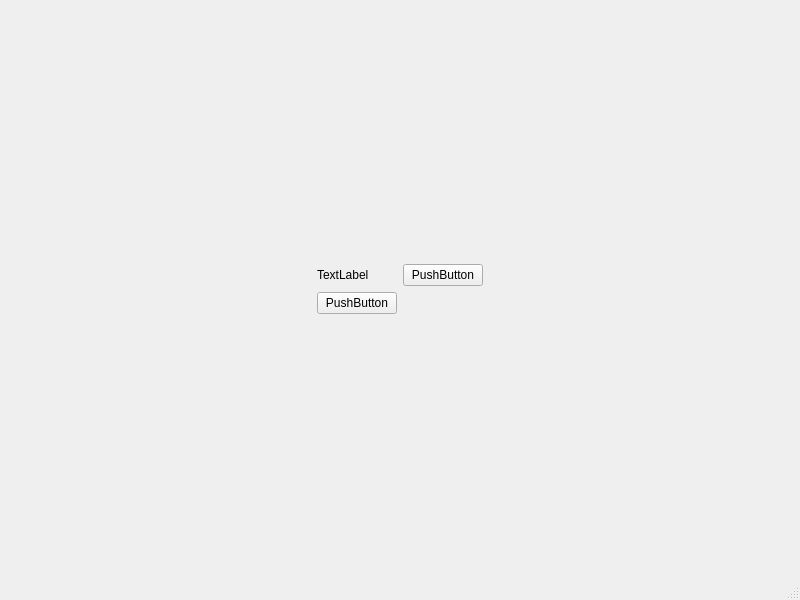
<?xml version="1.0" encoding="UTF-8"?>
<ui version="4.0">
 <class>MainWindow</class>
 <widget class="QMainWindow" name="MainWindow">
  <property name="geometry">
   <rect>
    <x>0</x>
    <y>0</y>
    <width>800</width>
    <height>600</height>
   </rect>
  </property>
  <property name="windowTitle">
   <string>MainWindow</string>
  </property>
  <widget class="QWidget" name="centralwidget">
   <layout class="QGridLayout" name="gridLayout">
    <item row="1" column="1">
     <widget class="QLabel" name="label">
      <property name="text">
       <string>TextLabel</string>
      </property>
     </widget>
    </item>
    <item row="0" column="1">
     <spacer name="verticalSpacer">
      <property name="orientation">
       <enum>Qt::Vertical</enum>
      </property>
      <property name="sizeHint" stdset="0">
       <size>
        <width>20</width>
        <height>40</height>
       </size>
      </property>
     </spacer>
    </item>
    <item row="1" column="2">
     <widget class="QPushButton" name="pushButton">
      <property name="text">
       <string>PushButton</string>
      </property>
     </widget>
    </item>
    <item row="3" column="1">
     <spacer name="verticalSpacer_2">
      <property name="orientation">
       <enum>Qt::Vertical</enum>
      </property>
      <property name="sizeHint" stdset="0">
       <size>
        <width>20</width>
        <height>40</height>
       </size>
      </property>
     </spacer>
    </item>
    <item row="2" column="1">
     <widget class="QPushButton" name="pushButton_2">
      <property name="text">
       <string>PushButton</string>
      </property>
     </widget>
    </item>
    <item row="1" column="0">
     <spacer name="horizontalSpacer">
      <property name="orientation">
       <enum>Qt::Horizontal</enum>
      </property>
      <property name="sizeHint" stdset="0">
       <size>
        <width>40</width>
        <height>20</height>
       </size>
      </property>
     </spacer>
    </item>
    <item row="1" column="3">
     <spacer name="horizontalSpacer_2">
      <property name="orientation">
       <enum>Qt::Horizontal</enum>
      </property>
      <property name="sizeHint" stdset="0">
       <size>
        <width>40</width>
        <height>20</height>
       </size>
      </property>
     </spacer>
    </item>
   </layout>
  </widget>
  <widget class="QMenuBar" name="menubar">
   <property name="geometry">
    <rect>
     <x>0</x>
     <y>0</y>
     <width>800</width>
     <height>22</height>
    </rect>
   </property>
  </widget>
  <widget class="QStatusBar" name="statusbar"/>
 </widget>
 <resources/>
 <connections/>
</ui>
